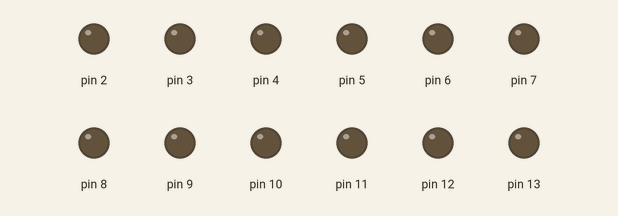
Simulated run of this sketch. Board: Arduino Uno, built with avr-gcc and run on an emulated ATmega328P. Shown: output pins drawn as LEDs (lit = HIGH).

Above: at 0.1 s.
At 5.1 s:
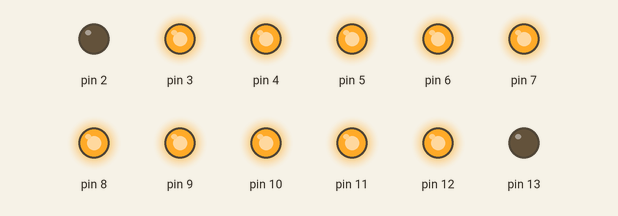
At 10.1 s:
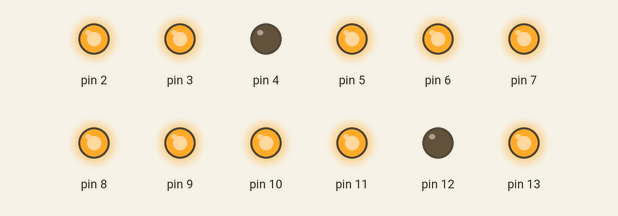
At 20.1 s:
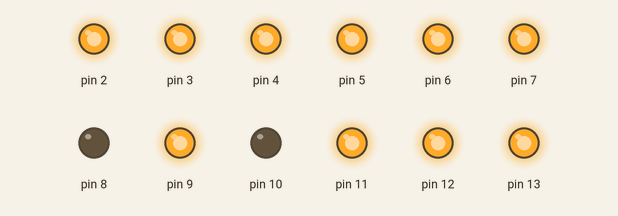
At 30.1 s:
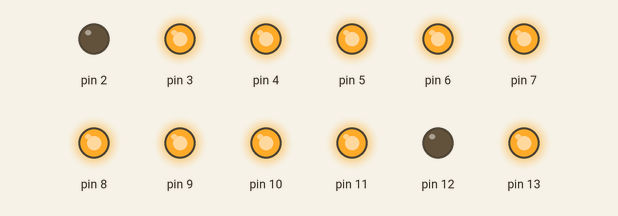
At 39.75 s:
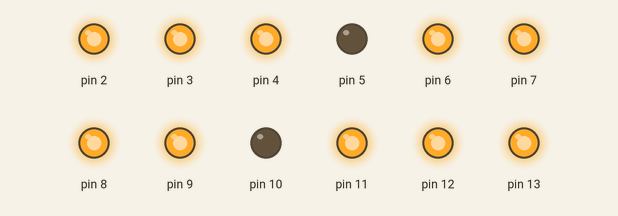
Timing chart, 0 to 40.0 s (numbered marks = the images above):
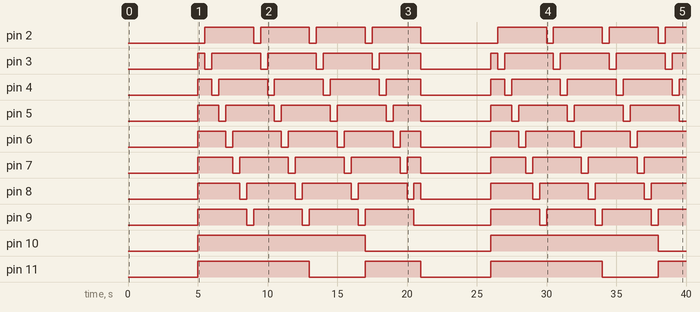

The sketch:

check_yyb_code.ino
```cpp
void setup() {
  // 初始化引脚
  for (int i = 2; i < 14; i++)
  {
    pinMode(i, OUTPUT);
  }
}

void loop() {
  // 全亮测试
  for (int i = 2; i < 14; i++)
  {
    digitalWrite(i, LOW);
  }
  // 延时
  delay(5000);
  // 全灭后再流水灯测试
  for (int i = 2; i < 14; i++)
  {
    digitalWrite(i, HIGH);
  }
  // 流水灯测试
  for (char i = 13; i >= 10; i--)
  {
    digitalWrite(i, LOW);
    for (char t = 2; t < 10; t++)
    {
      digitalWrite(t, LOW );
      delay(500);
      digitalWrite(t, HIGH );
    }
    digitalWrite(i, HIGH);
  }
}
```

Measured:
- by itself, pin 2, pin 9: goes 3 × (HIGH 3.5 s, LOW 0.50 s), HIGH 3.5 s, LOW 5.5 s, 3 × (HIGH 3.5 s, LOW 0.50 s), then HIGH
- by itself, pin 3: LOW → HIGH at 5.0 s, → LOW 0.50 s later, → HIGH 0.50 s later, → LOW 3.5 s later, … (19 changes in this stretch)
- by itself, pin 4: LOW → HIGH at 5.0 s, → LOW 1.0 s later, → HIGH 0.50 s later, → LOW 3.5 s later, … (19 changes in this stretch)
- by itself, pin 5: LOW → HIGH at 5.0 s, → LOW 1.5 s later, → HIGH 0.50 s later, → LOW 3.5 s later, … (18 changes in this stretch)
- by itself, pin 6: LOW → HIGH at 5.0 s, → LOW 2.0 s later, → HIGH 0.50 s later, → LOW 3.5 s later, … (17 changes in this stretch)
- by itself, pin 7: LOW → HIGH at 5.0 s, → LOW 2.5 s later, → HIGH 0.50 s later, → LOW 3.5 s later, … (17 changes in this stretch)
- by itself, pin 8: LOW → HIGH at 5.0 s, → LOW 3.0 s later, → HIGH 0.50 s later, → LOW 3.5 s later, … (17 changes in this stretch)
- by itself, pin 10: alternates HIGH for 12.0 s and LOW for 9.0 s
